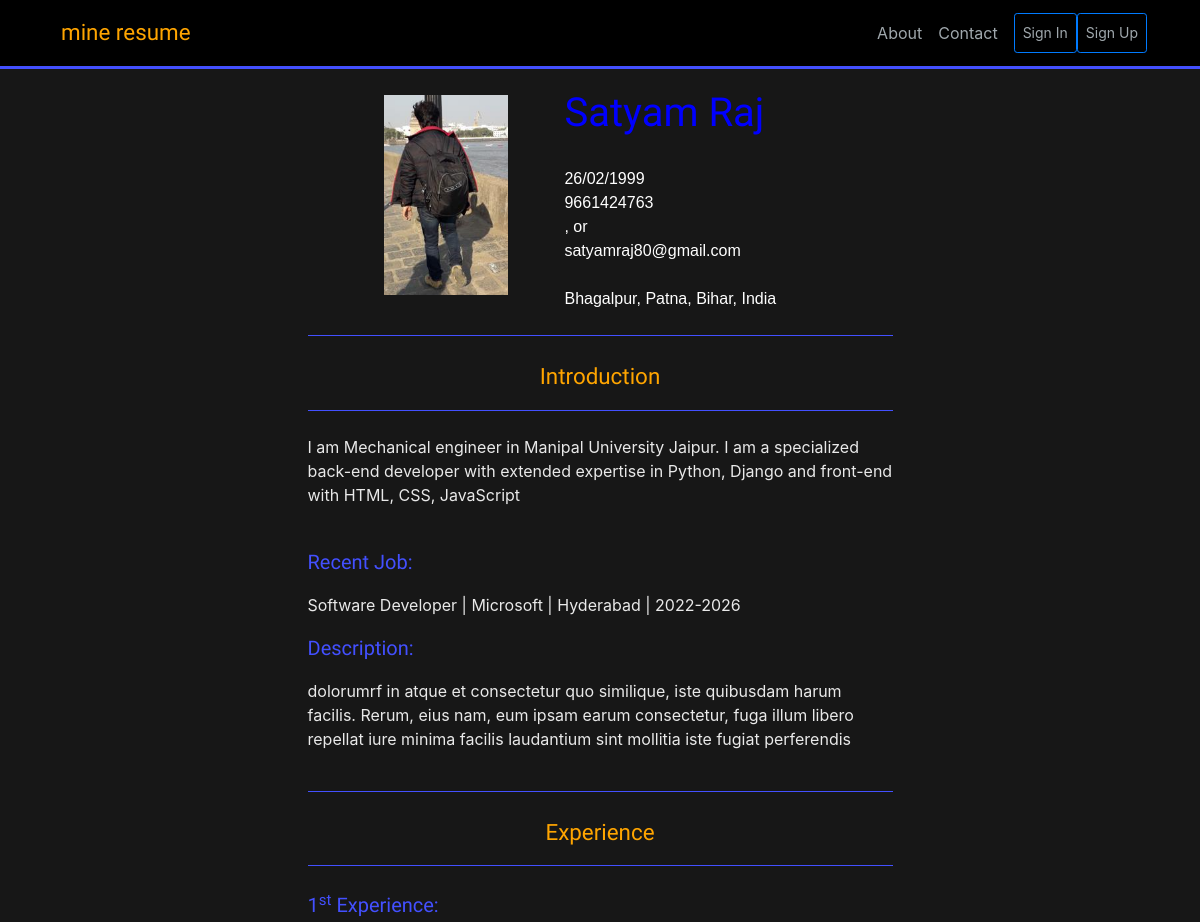
The app's page /profile_search/3 (upper part), older data.
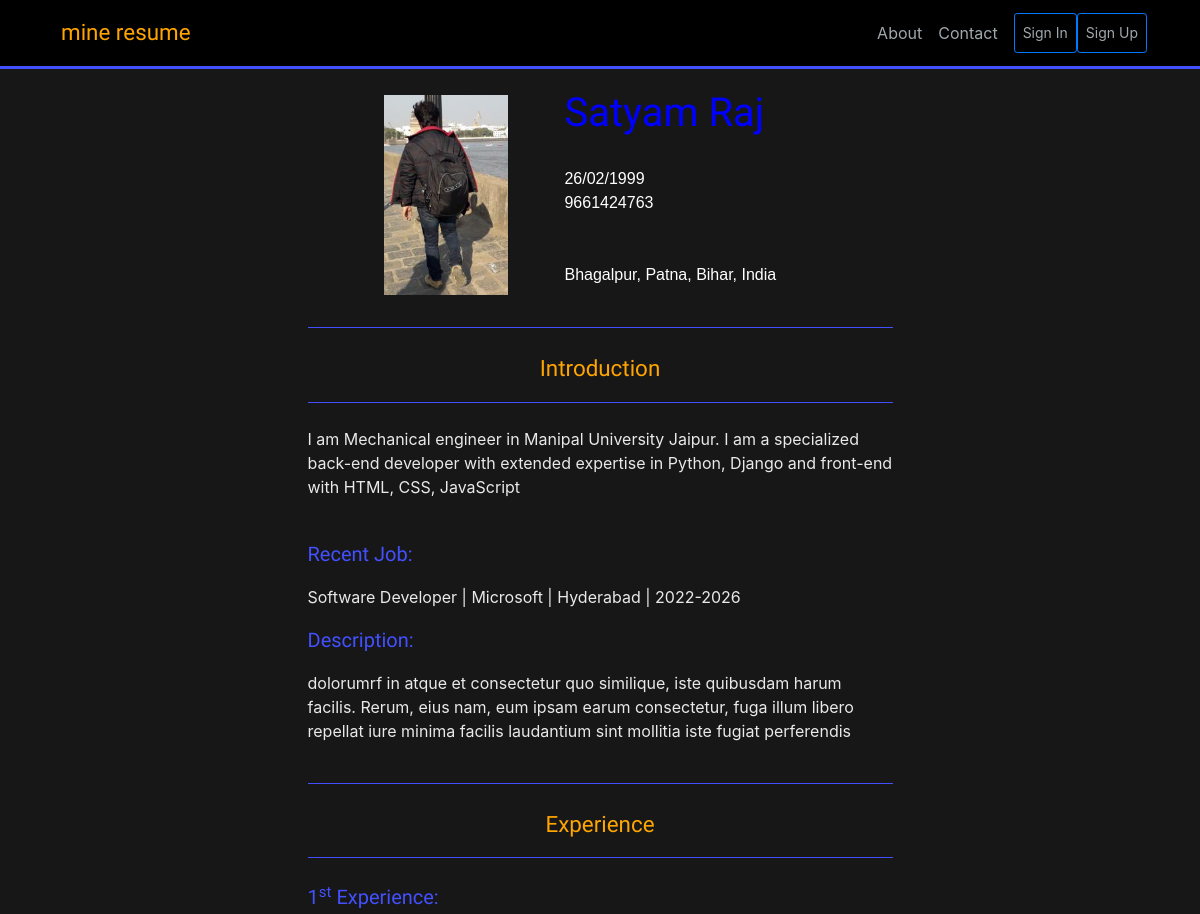
The same page, newer data.
### app/models.py (models this page shows, shortened)
class Professional(models.Model):
    user = models.OneToOneField(User, on_delete=models.CASCADE,null=True)
    image = models.ImageField(default='default.jpg', upload_to='profile_pics')
    First_Name          =                    models.CharField(max_length=14,null=True)
    Last_Name           =                    models.CharField(max_length=14,null=True)
    Date_of_Birth       =                    models.CharField(max_length=12,null=True)
    Mobile_Number       =                    models.CharField(max_length=10,null=True)
    Email               =                    models.CharField(max_length=80,null=True, blank=True)
    Country             =                    models.CharField(max_length=20,null=True)
    State               =                    models.CharField(max_length=20,null=True)
    City                =                    models.CharField(max_length=20,null=True)
    Regional_place      =                    models.CharField(max_length=20,null=True)
    Introduction                 =       models.TextField(null=True)
    Job_Title                    =       models.CharField(max_length=30,null=True, blank=True)
    Company_Name                 =       models.CharField(max_length=30,null=True, blank=True)
    Locaton                      =       models.CharField(max_length=30,null=True, blank=True)
    Duration                     =       models.CharField(max_length=20,null=True, blank=True)
    Description                  =       models.TextField(blank=True)
    First_Experience_Job_Title                           =       models.CharField(max_length=30,null=True, blank=True)
    First_Exp_Company_Name                        =       models.CharField(max_length=30,null=True, blank=True)
    First_Exp_Company_Location                    =       models.CharField(max_length=30,null=True, blank=True)
    First_Exp_Company_Duration                    =       models.CharField(max_length=20,null=True, blank=True)
    First_Experience_Description                         =       models.TextField(blank=True)
    Second_Experience_Job_Title                           =       models.CharField(max_length=30,null=True, blank=True)
    Second_Exp_Company_Name                        =       models.CharField(max_length=30,null=True, blank=True)
    Second_Exp_Company_Location                    =       models.CharField(max_length=30,null=True, blank=True)
    Second_Exp_Company_Duration                    =       models.CharField(max_length=20,null=True, blank=True)
    Second_Experience_Description                         =       models.TextField(blank=True)
    Third_Experience_Job_Title                           =       models.CharField(max_length=30,null=True, blank=True)
    Third_Exp_Company_Name                        =       models.CharField(max_length=30,null=True, blank=True)
    Third_Exp_Company_Location                    =       models.CharField(max_length=30,null=True, blank=True)
    Third_Exp_Company_Duration                    =       models.CharField(max_length=20,null=True, blank=True)
    Third_Experience_Description                         =       models.TextField(blank=True)
    Fourth_Experience_Job_Title                           =       models.CharField(max_length=30,null=True, blank=True)
    Fourth_Exp_Company_Name                        =       models.CharField(max_length=30,null=True, blank=True)
    Fourth_Exp_Company_Location                    =       models.CharField(max_length=30,null=True, blank=True)
    Fourth_Exp_Company_Duration                    =       models.CharField(max_length=20,null=True, blank=True)
    Fourth_Experience_Description                         =       models.TextField(blank=True)
    Fifth_Experience_Job_Title                           =       models.CharField(max_length=30,null=True, blank=True)
    Fifth_Exp_Company_Name                        =       models.CharField(max_length=30,null=True, blank=True)
    Fifth_Exp_Company_Location                    =       models.CharField(max_length=30,null=True, blank=True)
    Fifth_Exp_Company_Duration                    =       models.CharField(max_length=20,null=True, blank=True)
    Fifth_Experience_Description                         =       models.TextField(blank=True)
    Board                            =               models.CharField(max_length = 10,null=True)
    School_Name                      =               models.CharField(max_length = 40,null=True)
    School_Location                  =               models.CharField(max_length = 30,null=True)
    School_Duration                  =               models.CharField(max_length = 20,null=True)
    School_Description               =               models.TextField(null=True)
    Specialization                            =               models.CharField(max_length = 20,null=True)
    College_Name                      =               models.CharField(max_length = 40,null=True)
    College_Location                  =               models.CharField(max_length = 30,null=True)
    College_Duration                  =               models.CharField(max_length = 20,null=True)
    College_Description              =               models.TextField(null=True)
    First_Skill_category         =       models.CharField(max_length=25, null=True)
    First_Skill                  =       models.CharField(max_length=80, null=True)
    Second_Skill_category         =       models.CharField(max_length=25,null=True, blank=True)
    Second_Skill                  =       models.CharField(max_length=80,null=True, blank=True)
    Third_Skill_category         =       models.CharField(max_length=25,null=True, blank=True)
    Third_Skill                    =       models.CharField(max_length=80,null=True, blank=True)
    Fourth_Skill_category         =       models.CharField(max_length=25,null=True, blank=True)
    Fourth_Skill                  =       models.CharField(max_length=80,null=True, blank=True)
    Fifth_Skill_category         =       models.CharField(max_length=25,null=True, blank=True)
    Fifth_Skill                  =       models.CharField(max_length=80,null=True, blank=True)
    First_Language       =       models.CharField(max_length=80,null=True)
    Second_Language       =       models.CharField(max_length=80,null=True, blank=True)
    Third_Language       =       models.CharField(max_length=80,null=True, blank=True)
    Fourth_Language       =       models.CharField(max_length=80,null=True, blank=True)

### app/views.py (the view)
# urls.py: path('profile_search/<int:pk>', views.Profile_search_view.as_view(), name='profile_search'),
class Profile_search_view(DetailView):
    model = Professional
    template_name = 'profile_search.html'
    context_object_name = 'query_result'
    pk_url_kwargs = 'pk'

### app/templates/profile_search.html (shortened to what this page needs)
{% extends 'base.html' %}
{% block content %}
{% if query_result.First_Name %}
            <div class="d-flex justify-content-center top_profile ">
                <div class="p-2" style=" margin-top: 2%;">
                <img class="profile_image_width" src="{{ query_result.image.url }}" alt="image"> <br> <br>
                </div>
                <p class="p-2  px-md-5 intro"> <a style="color:blue;" class="profiles"> {{  query_result.First_Name }} {{  query_result.Last_Name }}</a>  <br> <br> {{  query_result.Date_of_Birth }} <br> {{ query_result.Mobile_Number }}<br><span class="container-sm">{{ user.email }}  {% if query_result.Email %}, or  <br> {{  query_result.Email }} {% endif %} <br> <br>{{  query_result.Regional_place }}, {{  query_result.City }}, {{  query_result.State }}, {{  query_result.Country }} <br> </span> </p>
            </div>
        <div style=" color: white;">
            <div class="container-fluid">
                <hr  class="horizontal_divider">
                <br>
                <p class="main_heading d-flex justify-content-center">Introduction</p>
                <hr class="horizontal_divider">
                <br>
                <p class="lines" > {{  query_result.Introduction }}</p>
                <br>
                {% if query_result.Job_Title %}
                    <p class="heading">Recent Job:</p>
                    <p class="lines"> {{  query_result.Job_Title }} | {{  query_result.Company_Name }} | {{  query_result.Locaton }} | {{  query_result.Duration }}</p>
                    {% if query_result.Description %}
                        <p class="heading">Description:</p>
                        <p class="lines" > {{  query_result.Description }}</p>
                    {% endif %}
                {% endif %}
                <br>
                {% if query_result.First_Experience_Job_Title %}
                    <hr  class="horizontal_divider">
                    <br>
                    <p class="main_heading d-flex justify-content-center">Experience</p>
                    <hr  class="horizontal_divider">
                    <br>
                    <p class="heading">1<sup>st</sup> Experience:</p>
                    {% if query_result.First_Experience_Description %}
                        <br>
                        {% if query_result.Second_Experience_Job_Title %}
                            {% if query_result.Second_Experience_Description %}
                                <br>
                                {% if query_result.Third_Experience_Job_Title %}
                                    {% if query_result.Third_Experience_Description %}
                                        <br>
                                        {% if query_result.Fourth_Experience_Job_Title %}
                                            {% if query_result.Fourth_Experience_Description %}
                                                <br>
                                            {% endif %}
                                        {% endif %}
                                    {% endif %}
                                {% endif %}
                            {% endif %}
                        {% endif %}
                    {% endif %}
                {% endif %}
                <br>
                {% if query_result.School_Name %}
                    <br>
                    <br>
                {% endif %}
                <br>
                <br>
                {% if query_result.First_Skill %}
                    <br>
                    <br>
                {% endif %}
                <br>
                {% if query_result.First_Language %}
                    <br>
                {% endif %}
            </div>
        </div>
{% else %}
<p class="main_heading d-flex justify-content-center pt-5">{{  query_result.user }} has not build the profile.</p>
{% endif %}
{%  endblock %}

### app/templates/base.html (shortened to what this page needs)
{% load static %}
<!DOCTYPE html>
<html>
<head>
  <link rel="stylesheet" href="https://maxcdn.bootstrapcdn.com/bootstrap/4.0.0/css/bootstrap.min.css"
>
  <link rel="stylesheet" type="text/css" href="{% static 'css/main.css' %}">
</head>
<body>
  <header class="site-header">
    <nav class="navbar navbar-expand-md navbar-dark bg-black fixed-top">
      <div class="container mr-auto">
        <span class="nav-item nav-link logo_font mr-auto">mine resume</span>
        <div class="collapse navbar-collapse" id="myNavbar">
          <div class="navbar-nav mr-2">
            <a class="nav-item nav-link" href="{% url 'about' %}">About</a>
            <a class="nav-item nav-link mr-2" href="{% url 'contact' %}">Contact</a>
            {% if user.is_authenticated %}
              <!--
              <a class="nav-item nav-link" href="{% url 'profile' %}">Profile</a>
              <a class="nav-item nav-link" href="{% url 'logout' %}">Logout</a> -->
            <a class="nav-item nav-link mr-2" href="{% url 'profile' %}">Profile</a>
            <a class="nav-item nav-link mr-2" href="{% url 'edit_profile' %}">Edit</a>
            <a class="nav-item nav-link mr-2 " href="{% url 'logout' %}">Logout</a>
            {% else %}
            <button type="button" class="nav-item nav-link btn btn-outline-primary btn-sm" data-toggle="modal"
              data-target="#loginModal">
              Sign In
            </button>
            <button type="button" class="nav-item nav-link btn btn-outline-primary btn-sm" data-toggle="modal"
              data-target="#signupModal">
              Sign Up
            </button>
            {% endif %}
          </div>
    </nav>
  </header>
  {% block content %}
  {% endblock %}
</body>
</html>

### app/static/css/main.css (style rules this page uses)
body { background: #141414fb; margin-top: 75px; }
.navbar { background-color: black; border-bottom: rgb(67, 80, 255) solid; }
.site-header .navbar-nav .nav-link { color: #cbd5dbc9; }
.profiles { font-family: 'Aldrich', sans-serif; color:rgb(67, 80, 255); font-size:250%; }
.intro { font-family: 'Chakra Petch', sans-serif; }
.main_heading { font-family: 'Berkshire Swash', cursive; color: orange; font-size: 140%; }
.heading { font-family: 'Berkshire Swash', cursive; padding-left: 25%; color: rgb(67, 80, 255); font-size: 125%; }
.lines { padding-left: 25%; padding-right: 25%; color: rgb(233, 233, 233); }
.horizontal_divider { width:50%; margin: auto; border-top: 1px solid rgb(67, 80, 255) }
.top_profile { color: white; padding-left: 25%; padding-right: 25%; }
.profile_image_width { max-width: 200px; max-height:200px; }
.logo_font { font-family: 'Nothing You Could Do', cursive; color: orange; font-size: 140% }

Row changes from the older to the newer data that the page shows:
changed Professional "Bhagalpur": Email "satyamraj80@gmail.com" → (not shown)
Text that changed along with them:
text no longer shown: ", or"
